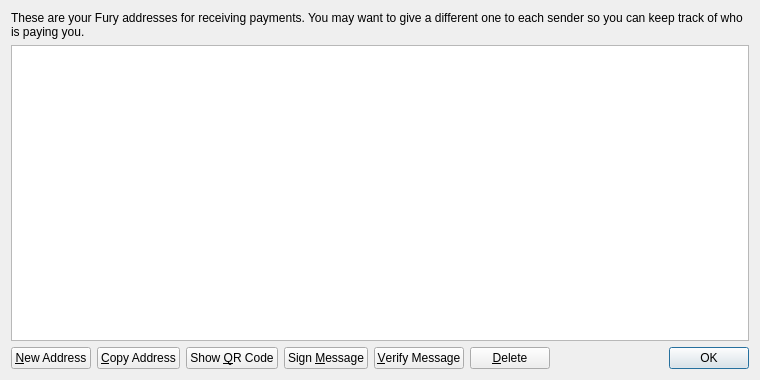
<?xml version="1.0" encoding="UTF-8"?>
<ui version="4.0">
 <class>AddressBookPage</class>
 <widget class="QWidget" name="AddressBookPage">
  <property name="geometry">
   <rect>
    <x>0</x>
    <y>0</y>
    <width>760</width>
    <height>380</height>
   </rect>
  </property>
  <property name="windowTitle">
   <string>Address Book</string>
  </property>
  <property name="styleSheet">
   <string notr="true">QListView { background: transparent; }</string>
  </property>
  <layout class="QVBoxLayout" name="verticalLayout">
   <item>
    <widget class="QLabel" name="labelExplanation">
     <property name="text">
      <string>These are your Fury addresses for receiving payments. You may want to give a different one to each sender so you can keep track of who is paying you.</string>
     </property>
     <property name="textFormat">
      <enum>Qt::PlainText</enum>
     </property>
     <property name="wordWrap">
      <bool>true</bool>
     </property>
    </widget>
   </item>
   <item>
    <widget class="QTableView" name="tableView">
     <property name="contextMenuPolicy">
      <enum>Qt::CustomContextMenu</enum>
     </property>
     <property name="toolTip">
      <string>Double-click to edit address or label</string>
     </property>
     <property name="styleSheet">
      <string notr="true">QListView { background: transparent; }</string>
     </property>
     <property name="tabKeyNavigation">
      <bool>false</bool>
     </property>
     <property name="alternatingRowColors">
      <bool>true</bool>
     </property>
     <property name="selectionMode">
      <enum>QAbstractItemView::SingleSelection</enum>
     </property>
     <property name="selectionBehavior">
      <enum>QAbstractItemView::SelectRows</enum>
     </property>
     <property name="sortingEnabled">
      <bool>true</bool>
     </property>
     <attribute name="verticalHeaderVisible">
      <bool>false</bool>
     </attribute>
    </widget>
   </item>
   <item>
    <layout class="QHBoxLayout" name="horizontalLayout">
     <item>
      <widget class="QPushButton" name="newAddressButton">
       <property name="toolTip">
        <string>Create a new address</string>
       </property>
       <property name="text">
        <string>&amp;New Address</string>
       </property>
       <property name="icon">
        <iconset resource="../bitcoin.qrc">
         <normaloff>:/icons/add</normaloff>:/icons/add</iconset>
       </property>
      </widget>
     </item>
     <item>
      <widget class="QPushButton" name="copyToClipboard">
       <property name="toolTip">
        <string>Copy the currently selected address to the system clipboard</string>
       </property>
       <property name="text">
        <string>&amp;Copy Address</string>
       </property>
       <property name="icon">
        <iconset resource="../bitcoin.qrc">
         <normaloff>:/icons/editcopy</normaloff>:/icons/editcopy</iconset>
       </property>
      </widget>
     </item>
     <item>
      <widget class="QPushButton" name="showQRCode">
       <property name="text">
        <string>Show &amp;QR Code</string>
       </property>
       <property name="icon">
        <iconset resource="../bitcoin.qrc">
         <normaloff>:/icons/qrcode</normaloff>:/icons/qrcode</iconset>
       </property>
      </widget>
     </item>
     <item>
      <widget class="QPushButton" name="signMessage">
       <property name="toolTip">
        <string>Sign a message to prove you own a Fury address</string>
       </property>
       <property name="text">
        <string>Sign &amp;Message</string>
       </property>
       <property name="icon">
        <iconset resource="../bitcoin.qrc">
         <normaloff>:/icons/edit</normaloff>:/icons/edit</iconset>
       </property>
      </widget>
     </item>
     <item>
      <widget class="QPushButton" name="verifyMessage">
       <property name="toolTip">
        <string>Verify a message to ensure it was signed with a specified Fury address</string>
       </property>
       <property name="text">
        <string>&amp;Verify Message</string>
       </property>
       <property name="icon">
        <iconset resource="../bitcoin.qrc">
         <normaloff>:/icons/transaction_0</normaloff>:/icons/transaction_0</iconset>
       </property>
      </widget>
     </item>
     <item>
      <widget class="QPushButton" name="deleteButton">
       <property name="toolTip">
        <string>Delete the currently selected address from the list</string>
       </property>
       <property name="text">
        <string>&amp;Delete</string>
       </property>
       <property name="icon">
        <iconset resource="../bitcoin.qrc">
         <normaloff>:/icons/remove</normaloff>:/icons/remove</iconset>
       </property>
      </widget>
     </item>
     <item>
      <spacer name="horizontalSpacer">
       <property name="orientation">
        <enum>Qt::Horizontal</enum>
       </property>
       <property name="sizeHint" stdset="0">
        <size>
         <width>40</width>
         <height>20</height>
        </size>
       </property>
      </spacer>
     </item>
     <item>
      <widget class="QDialogButtonBox" name="buttonBox">
       <property name="sizePolicy">
        <sizepolicy hsizetype="Maximum" vsizetype="Fixed">
         <horstretch>0</horstretch>
         <verstretch>0</verstretch>
        </sizepolicy>
       </property>
       <property name="standardButtons">
        <set>QDialogButtonBox::Ok</set>
       </property>
      </widget>
     </item>
    </layout>
   </item>
  </layout>
 </widget>
 <resources>
  <include location="../bitcoin.qrc"/>
 </resources>
 <connections/>
</ui>
